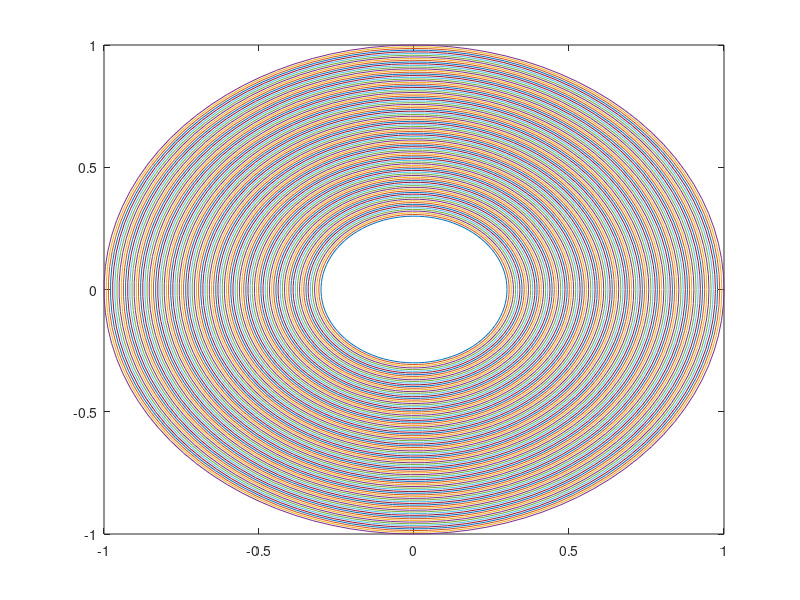

The MATLAB script that drew this image: (Note: this script raises an error after producing the figure.)
addpath('maps','primeP','complex-potentials')

q = .3;
nr = 100; nt = 100;
zr = linspace(q,1,nr+2); %zr(1) = []; zr(end) = [];
zt = linspace(0,2*pi,nt);
zeta = zr.*exp(1i*zt');
zetab = [q,1].*exp(1i*zt');
plot(zeta);
phi = pi/7;
alpha = 1;
[f,fd,a] = circularWing(q);
[f,fd,a,zt,d] = flatWing(alpha,q);
[f,fd,a,zt,d] = centeredCircularArcWing(phi,q)

flow = 'strain';
%flow = 'vortices';
flow = 'uniform';

if strcmp(flow,'strain')

[potential,compVel] = strain(q,a);
vals = imag(potential(exp(1i*[+1;-1]*pi/4).*linspace(q,1,10)));
clim = [0,3];

elseif strcmp(flow,'vortices')
    
    beta = -sqrt(q);
[potential,compVel] = vortices(beta,q,[1e3,100]);
vals = imag(potential(exp(1i*[+1;-1]*pi/4).*linspace(q,1,10)));
clim = [0,1];

elseif strcmp(flow,'uniform')
    
[potential,compVel] = uniform(q,a);
vals = imag(linspace(potential(-1),potential(.9),10));

clim = [0,1.5];

end

z = f(zeta);
zb = f(zetab);

ax = [-4,4,0,2];
subplot(2,1,1)
plot(z(:,1:10:end),'k','LineWidth',2);
hold on
plot(f(zt(1)),'mo')
plot(f(zt(2)),'go')

plot(zb(:,1),'r','LineWidth',3)
plot(zb(:,2),'b','LineWidth',3)
hold off
axis equal
axis(ax)
return
subplot(2,1,2)
pcolor(real(z),imag(z),real(compVel(zeta)./fd(zeta)));
colormap jet; shading interp; caxis(clim); colorbar
hold on
contour(real(z),imag(z),imag(potential(zeta)),vals(:),'w','LineWidth',1);
plot(zb(:,1),'r','LineWidth',3)
plot(zb(:,2),'b','LineWidth',3)
hold off
axis equal
axis(ax)
return
%% 

disp('Displays flow.')
pause

%%

disp('Displays another flow');
pause